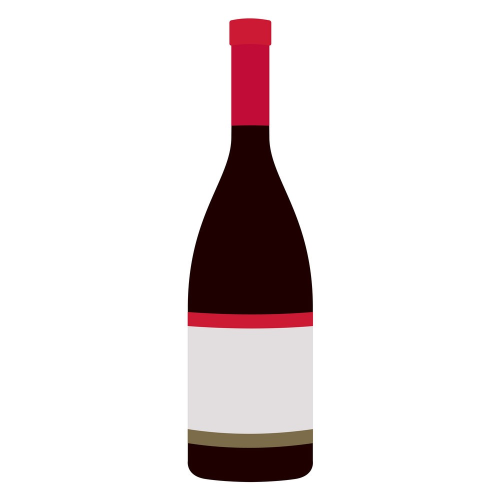
#> input picture wine.jpg.jpg, 1000 x 986 px (shown at 1/2 size)
$ jupyter execute --allow-errors wordcloud.ipynb
#> lines starting #> are read from the running program, lines starting #| are printed output that depends on the picture; after the words box and inside, x2 and y2 are one past the last pixel; in counts of white or black regions, pixels touching at a corner belong together
[cell 1]
import matplotlib.pyplot as plt
from wordcloud import WordCloud
import pandas as pd
import numpy as np

[cell 2]
from PIL import Image

[cell 3]
from sklearn.datasets import load_wine
wine = load_wine()

[cell 4]
wine

[cell 5]
df = pd.DataFrame(data = wine.data, columns = wine.feature_names)
df

[cell 6]
from scipy import ndimage

[cell 7]
wine_mask = np.array(Image.open('./wine.jpg.jpg'))
#> wine_mask is the input picture: shape (986, 1000, 3); mean R, G, B 232.3, 225.3, 225.9
text = {'wine':20, 'alcohol':12, 'color':13, 'phenols':15, 'flavonoids':15, 'proanthocyanins':12, 'magnesium': 8, 'malic acid': 9, 'accuracy':15, 'learning rate': 11, 'leaf':8, 'boosting':9, 'hue':9 }

binary_mask = np.array(wine_mask.mean(axis=2) < 200, dtype=int)
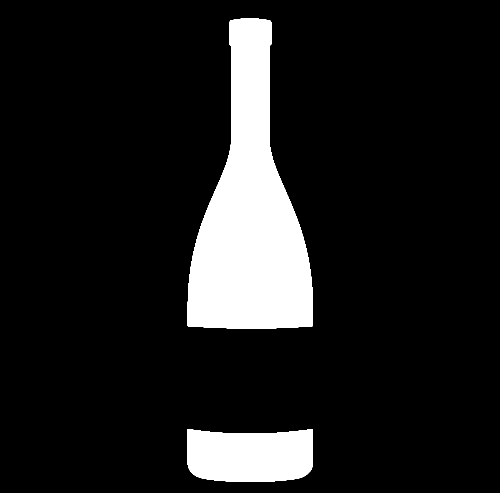
#> binary_mask: shape (986, 1000) int64 (shown at 1/2 size); values 0 (black) and 1 (white), 11.5% white; 2 white regions, box (x1, y1, x2, y2) and area: (375, 37, 626, 657) 89725, (375, 858, 626, 964) 23813
smoothed_mask = ndimage.binary_erosion(binary_mask, structure=np.ones((5, 5)))
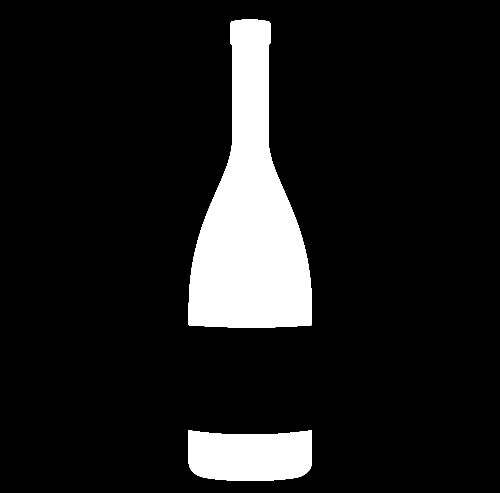
#> smoothed_mask: shape (986, 1000) bool (shown at 1/2 size); 11% white; 2 white regions, box (x1, y1, x2, y2) and area: (377, 39, 624, 655) 86225, (377, 860, 624, 962) 22365
smoothed_mask = ndimage.binary_dilation(smoothed_mask, structure=np.ones((5, 5)))
#> (the rest of this cell did not finish here and is left out)
